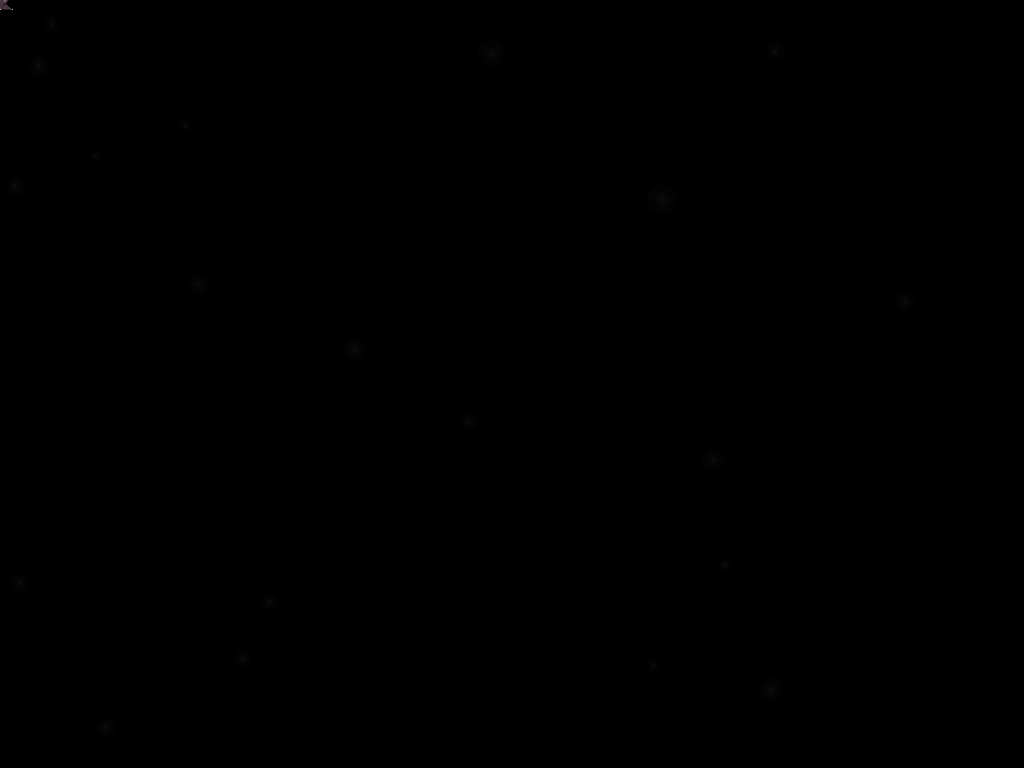
Frame 1 (no input)
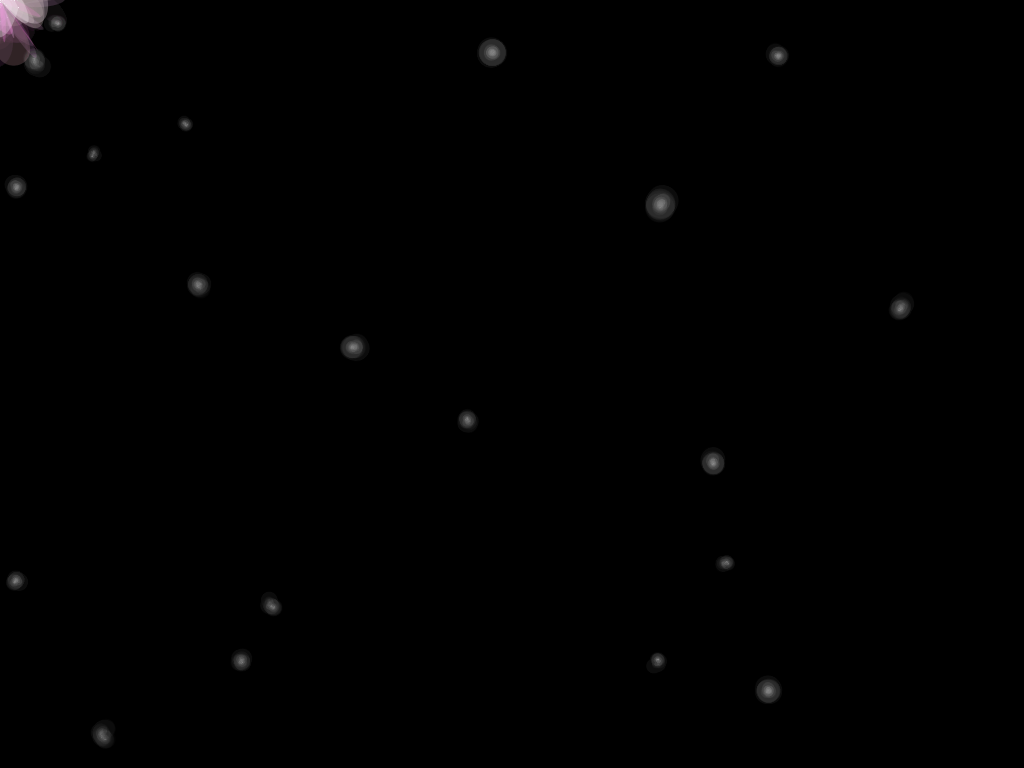
Frame 60 (the mouse pressed at the canvas centre just before this capture)
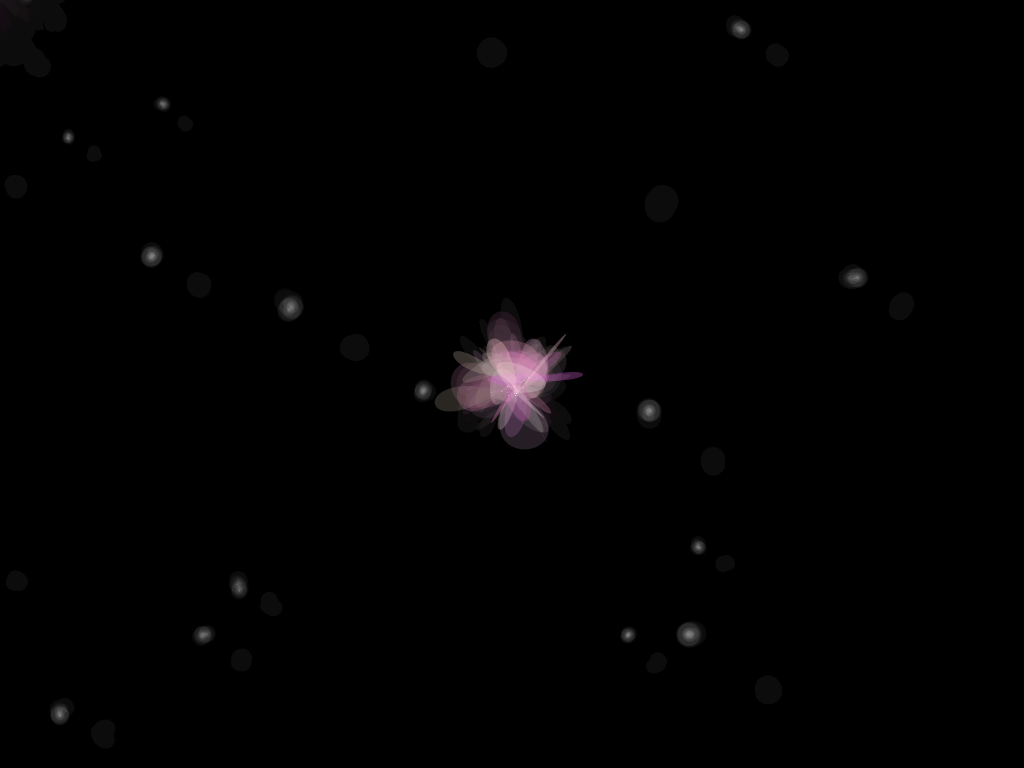
Frame 120 (the mouse held since frame 60 and released just before this capture)

The Processing sketch that drew these frames (run headless with seeded random() and noise(); from frame 60 on, the mouse is pressed at the canvas centre):

// Processing sketch: butterfly
// ── butterfly.pde

class Snake {

  color fillcol, col;
  PVector pos;
  float randomMoveDelta = 100;

  Snake() {
    this(width/2, height/2);
  }

  Snake( float x, float y) {
    pos = new PVector(x, y);
    float notblue = random(120, 255);

    int r = round(random(230, 255));
    int g = round(random(110, 255));
    int b = round(random(200, 255));
    r=255;
    //g=255;


    //g = b;

    col = color(r, g, b, random(50, 80));
    fillcol = color(r, g, b, random(70, 80));
    randomMove();
    randomMove();
  }


  void moveTo( float x, float y ) {
    if (x>width) x = width;
    if (x<0) x = 0;
    if (y>height) y = height;
    if (y<0) y = 0;
    //stroke(col);
    noStroke();
    fill(fillcol);
    //strokeWeight(random(0,2));
    float curveRand = 600;
    curve( 
    pos.x+random(-curveRand, curveRand), pos.y+random(-curveRand, curveRand), 
    pos.x, pos.y, 
    x, y, 
    x+random(-curveRand, curveRand), y+random(-curveRand, curveRand)
      );
    stroke(255);
    point(x, y);
    pos.set(x, y, 0);
  }

  void randomMove() {
    randomMoveDelta = random(10, 15);
    moveTo(pos.x+random(-randomMoveDelta, randomMoveDelta), pos.y+random(-randomMoveDelta, randomMoveDelta));
  }
}

class Firefly {
  float x;
  float y;
  PVector pos;
  float r;

  Firefly() {
    this(random(width), random(height));
  }

  Firefly(float x, float y) {
    pos = new PVector(x, y);

    r = random(10, 30);
  }



  void display() {

    noStroke();
    fill(255, 255, 255, 3);
    ellipse(pos.x, pos.y, r, r);
    ellipse(pos.x, pos.y, r/2, r/2);
    ellipse(pos.x, pos.y, r/4, r/4);
    stroke(255, 255, 255, 20);
    point(pos.x, pos.y);
  }
}

ArrayList snakes;
ArrayList fires;
int nbDraw;
boolean clear = false;
//Snake s;

void setup() {
  size(1024, 768); 
  background(0);

  snakes = new ArrayList<Snake>();
  fires = new ArrayList<Firefly>();


  for (int i=0;i<20;i++) {
    fires.add(new Firefly());
  }
  //  s = new Snake();
}



void draw() {

  if (mousePressed) {
  }

  for (int i=0;i<fires.size();i++) {
    Firefly f = (Firefly)fires.get(i);
    f.pos.add( new PVector(-(mouseX-pmouseX)/(30-f.r), -(mouseY-pmouseY)/(30-f.r) ) );
    f.pos.add(new PVector(random(-1, 1), random(-1, 1)));
    f.display();
  }

  //fill(0, 0, 0, 30);
  fill(0, 0, 0, 10);
  noStroke();
  rect(0, 0, width, height);
  new Snake(mouseX, mouseY);
}
